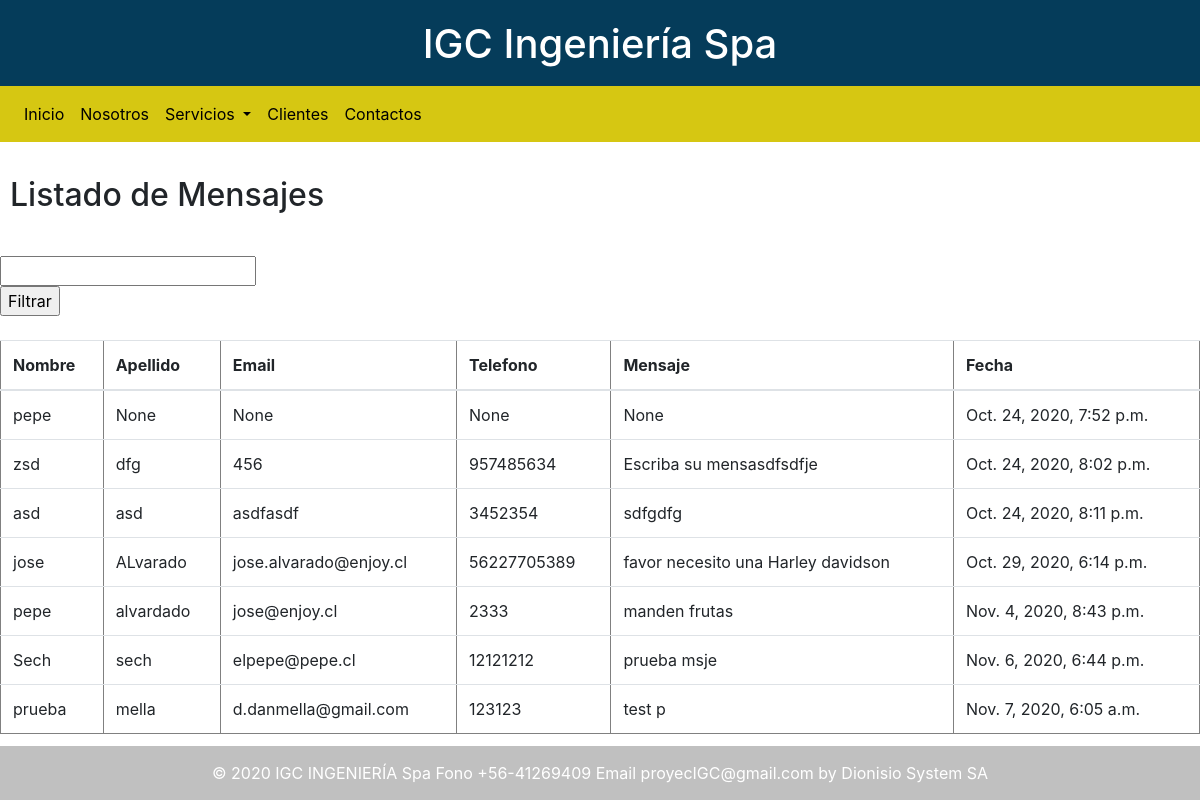
Page /formulario/listadoMensajes/ on the committed database.
### formulario/models.py (models this page shows, shortened)
class Contacto(models.Model):
        Nombre = models.CharField(max_length=50,null=True)
        Apellido = models.CharField(max_length=50,null=True)
        Email= models.CharField(max_length=50,null=True)
        Telefono= models.CharField(max_length=50,null=True)
        Mensaje= models.CharField(max_length=300,null=True)
        Fecha = models.DateTimeField(default=datetime.now(), blank=True)
        Estado = models.BooleanField(default=True)

### formulario/views.py (the view)
# urls.py: path('listadoMensajes/', views.mensajes, name="listadoMensajes"),
@csrf_protect
def mensajes(request):
    listadoMensajes = None
    filtroNombre =''
    if (request.method == "POST"):
        filtroNombre=request.POST['nombre']
        listadoMensajes=formulario.models.Contacto.objects.filter(Nombre__icontains=request.POST['nombre'] )
    else:
        listadoMensajes = formulario.models.Contacto.objects.all()
    return render(request, "listadoMensajes2.html", {"listadoMensajes": listadoMensajes,"filtroNombre":filtroNombre})

### formulario/templates/listadoMensajes2.html (shortened to what this page needs)
<!DOCTYPE html>
<html lang="en">
<head>
  <link rel="stylesheet" href="/static/css/estilos.css">
  <link rel="stylesheet" href="https://maxcdn.bootstrapcdn.com/bootstrap/4.5.2/css/bootstrap.min.css">
  <link rel="stylesheet" type="text/css" href="https://cdnjs.cloudflare.com/ajax/libs/font-awesome/5.14.0/css/all.min.css">
  <link rel="stylesheet" href="https://cdnjs.cloudflare.com/ajax/libs/toastr.js/latest/toastr.css">
</head>
<body>
<div class="contenedor_principal" >
  <header class="row">
    <div class="col-xs-12 col-lg-12">
      <div class="header">
        <h1 class="letraBlanca"> IGC Ingeniería Spa </h1>
      </div>
    </div>
  </header>
</div>
<nav class="navbar navbar-expand-sm  colorNav" >
  <div class="collapse navbar-collapse" id="menu">
    <ul class="navbar-nav " >
      <li class="nav-item">
        <a class="nav-link letrasNegras" href="{% url 'index' %}">Inicio</a>
      </li>
      <li class="nav-item">
        <a class="nav-link letrasNegras" href="{% url 'QuienesSomos' %}">Nosotros</a>
      </li>
      <li class="nav-item dropdown">
        <a class="nav-link dropdown-toggle letrasNegras" href="#" id="navbardrop" data-toggle="dropdown">
          Servicios
        </a>
      </li>
      <li class="nav-item">
        <a class="nav-link letrasNegras" href="{% url 'clientes' %}">Clientes</a>
      </li>
      <li class="nav-item">
        <a class="nav-link letrasNegras" href="{% url 'contacto' %}">Contactos</a>
      </li>
    </ul>
  </div>
</nav>
<div class="row">
  <div class="col-xs-12 col-lg-12">
    <br>
    <h2>Listado de Mensajes</h2>
    <br>
    <form method="post">
      <input type="text" id="nombre" name="nombre" value="{{filtroNombre}}">
      <br>
      <input type="submit" value="Filtrar"/><br>
      <br>
    </form>
  </div>
</div>
<table border="1" class="table table-stripper">
  <thead>
  <tr>
    <th>Nombre</th>
    <th>Apellido</th>
    <th>Email</th>
    <th>Telefono</th>
    <th>Mensaje</th>
    <th>Fecha</th>
  </tr>
  </thead>
  <tbody>
  {% for mensaje in listadoMensajes %}
  <tr>
    <td>
      {{ mensaje.Nombre }}<br>
    </td>
    <td>{{mensaje.Apellido}}</td>
    <td>{{mensaje.Email}}</td>
    <td>{{mensaje.Telefono}}</td>
    <td>{{mensaje.Mensaje}}</td>
    <td>{{mensaje.Fecha}}</td>
  </tr>
  {% endfor %}
  </tbody>
</table>
<footer class="row">
  <div class="col-xs-12 col-lg-6">
    <div class="footer">
      <p class="margenFooter">  © 2020 IGC INGENIERÍA Spa  Fono +56-41269409 Email proyecIGC@gmail.com   by Dionisio System SA </p>
    </div>
  </div>
</footer>
</body>
</html>

### formulario/static/css/estilos.css (style rules this page uses)
body { color: #FFFF00; background: #C0C0C0; }
h1,h3,h5 { text-align: center; margin:0; padding: 20px; }
h2,h4,h6 { margin: 0; padding: 10px; }
.header { background:#053c5a; }
.contenedor_principal { margin-bottom: -10px; }
.colorNav { background-color: #d6c712; }
.letrasNegras { color:black; }
.letraBlanca { color:white; }
.footer { position: fixed; left: 0; bottom: 0; width: 100%; background: #C0C0C0; color: white; text-align: center; }
.margenFooter { margin: 15px; }

### rows in the picture
Contacto: Nombre "pepe", Apellido "None", Email "None", Telefono "None", Mensaje "None", Fecha "Oct. 24, 2020, 7:52 p.m."
Contacto: Nombre "zsd", Apellido "dfg", Email "456", Telefono "957485634", Mensaje "Escriba su mensasdfsdfje", Fecha "Oct. 24, 2020, 8:02 p.m."
Contacto: Nombre "asd", Apellido "asd", Email "asdfasdf", Telefono "3452354", Mensaje "sdfgdfg", Fecha "Oct. 24, 2020, 8:11 p.m."
Contacto: Nombre "jose", Apellido "ALvarado", Email "jose.alvarado@enjoy.cl", Telefono "56227705389", Mensaje "favor necesito una Harley davidson", Fecha "Oct. 29, 2020, 6:14 p.m."
Contacto: Nombre "pepe", Apellido "alvardado", Email "jose@enjoy.cl", Telefono "2333", Mensaje "manden frutas", Fecha "Nov. 4, 2020, 8:43 p.m."
Contacto: Nombre "Sech", Apellido "sech", Email "elpepe@pepe.cl", Telefono "12121212", Mensaje "prueba msje", Fecha "Nov. 6, 2020, 6:44 p.m."
Contacto: Nombre "prueba", Apellido "mella", Email "d.danmella@gmail.com", Telefono "123123", Mensaje "test p", Fecha "Nov. 7, 2020, 6:05 a.m."
